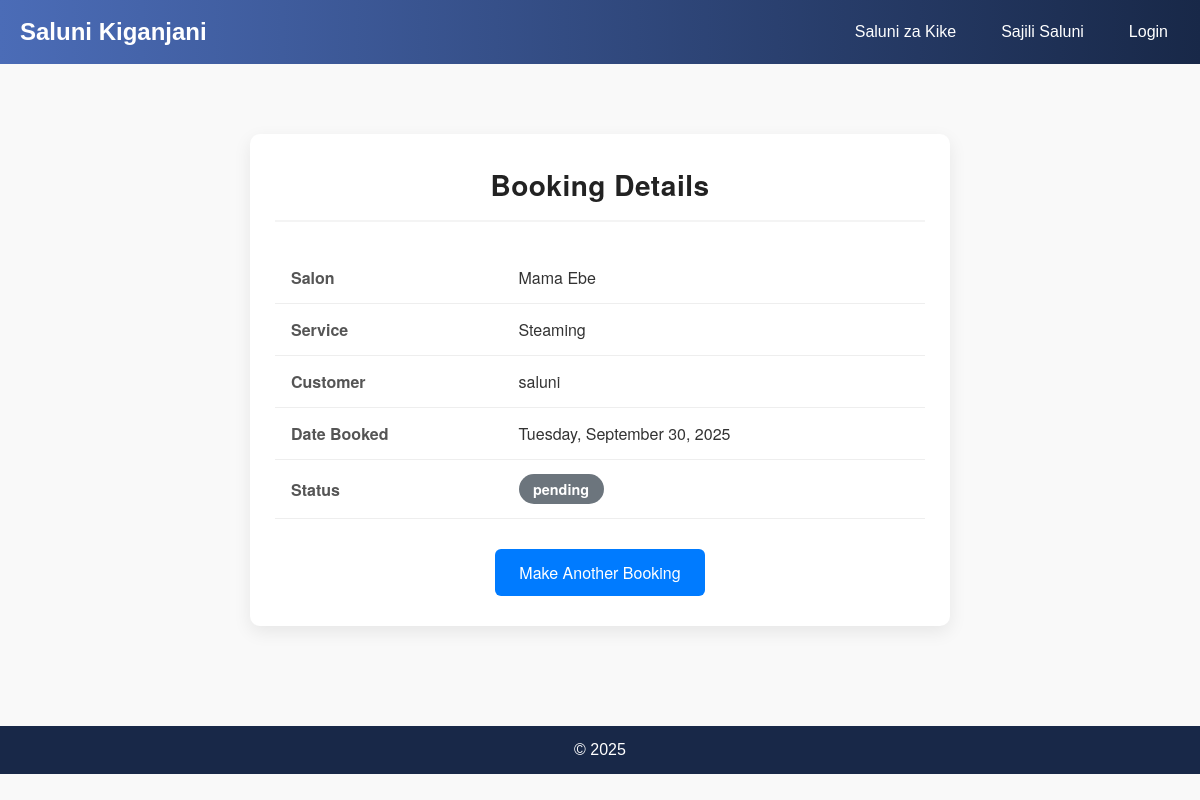
Screenshot of /3/ with the database file from the repository.
### saluni_kike/models.py (models this page shows, shortened)
class Booking(models.Model):
    STATUS_CHOICES = [
        ('pending', 'Pending'),
        ('confirmed', 'Confirmed'),
        ('completed', 'Completed'),
        ('cancelled', 'Cancelled'),
        ('no_show', 'No-show'),
    ]
    customer = models.ForeignKey(Customer, related_name='bookings', on_delete=models.CASCADE)
    salon = models.ForeignKey(Salon, related_name='bookings', on_delete=models.CASCADE)
    service = models.ForeignKey(Service, related_name='bookings', on_delete=models.CASCADE)
    stylist = models.ForeignKey(Stylist, related_name='bookings', on_delete=models.SET_NULL, null=True, blank=True)
    start_datetime = models.DateTimeField()
    end_datetime = models.DateTimeField()
    status = models.CharField(max_length=20, choices=STATUS_CHOICES, default='pending')
    created_at = models.DateTimeField(auto_now_add=True)
    updated_at = models.DateTimeField(auto_now=True)
    notes = models.TextField(blank=True)
    class Meta:
        indexes = [models.Index(fields=['salon', 'start_datetime']), models.Index(fields=['customer', 'start_datetime'])]
        ordering = ['-start_datetime']

class Salon(models.Model):
    name = models.CharField(max_length=200)
    description = models.TextField(blank=True)
    address = models.CharField(max_length=300)
    region = models.CharField(max_length=100)
    district = models.CharField(max_length=100)
    street = models.CharField(max_length=200)
    latitude = models.DecimalField(max_digits=9, decimal_places=6, blank=True, null=True)
    longitude = models.DecimalField(max_digits=9, decimal_places=6, blank=True, null=True)
    phone = models.CharField(validators=[PHONE_REGEX], max_length=16, blank=True, null=True)
    email = models.EmailField(blank=True, null=True)
    website = models.URLField(blank=True, null=True)
    facebook = models.URLField(blank=True, null=True)   # Facebook link
    instagram = models.URLField(blank=True, null=True)  # Instagram link
    opening_hours = models.JSONField(blank=True, null=True)
    created_at = models.DateTimeField(auto_now_add=True)
    updated_at = models.DateTimeField(auto_now=True)
    class Meta:
        ordering = ['name']

class Service(models.Model):
    salon = models.ForeignKey(Salon, related_name='services', on_delete=models.CASCADE)
    name = models.CharField(max_length=150)
    description = models.TextField(blank=True)
    price = models.DecimalField(max_digits=10, decimal_places=2, validators=[MinValueValidator(0)])
    duration_minutes = models.PositiveIntegerField(default=30)
    active = models.BooleanField(default=True)
    class Meta:
        unique_together = ('salon', 'name')
        ordering = ['salon', 'name']

class Customer(AbstractUser):
    phone = models.CharField(validators=[PHONE_REGEX], max_length=16, blank=True, null=True)
    is_phone_verified = models.BooleanField(default=False)
    profile_image = models.URLField(blank=True, null=True)

### saluni_kike/views.py (the view)
# urls.py: path('<int:booking_id>/', views.booking_detail, name='booking_detail'),
def booking_detail(request, booking_id):
    booking = get_object_or_404(Booking, id=booking_id)
    return render(request, 'saluni_kike/booking_detail.html', {'booking': booking})

### saluni_kike/templates/saluni_kike/booking_detail.html (shortened to what this page needs)
{% extends "base.html" %}
{% block content %}
<div class="booking-container">
  <h1>Booking Details</h1>
  <table class="details-table">
    <tbody>
      <tr>
        <th>Salon</th>
        <td>{{ booking.salon.name }}</td>
      </tr>
      <tr>
        <th>Service</th>
        <td>{{ booking.service.name }}</td>
      </tr>
      <tr>
        <th>Customer</th>
        <td>{{ booking.customer.get_full_name|default:booking.customer.username }}</td>
      </tr>
      <tr>
        <th>Date Booked</th>
        <td>{{ booking.created_at|date:"l, F j, Y" }}</td>
      </tr>
      <tr>
        <th>Status</th>
        <td>
          {% if booking.status == 'Confirmed' %}
            <span class="status-badge status-confirmed">{{ booking.status }}</span>
          {% elif booking.status == 'Pending' %}
            <span class="status-badge status-pending">{{ booking.status }}</span>
          {% elif booking.status == 'Cancelled' %}
            <span class="status-badge status-cancelled">{{ booking.status }}</span>
          {% else %}
            <span class="status-badge status-default">{{ booking.status }}</span>
          {% endif %}
        </td>
      </tr>
    </tbody>
  </table>
  <div class="actions">
    <a href="{% url 'create_booking' salon_id=booking.salon.id %}" class="btn-primary">Make Another Booking</a>
  </div>
</div>
{% endblock %}

### saluni_kike/templates/base.html (style rules this page uses)
* { margin:0; padding:0; box-sizing:border-box; }
body { font-family: 'Mulish', sans-serif; background:#f9f9f9; color:#333; }

### saluni_kike/templates/saluni_kike/booking_detail.html (style rules this page uses)
.booking-container { max-width: 700px; margin: 50px auto; padding: 30px 25px; background-color: #ffffff; border-radius: 10px; box-shadow: 0 6px 18px rgba(0, 0, 0, 0.08); font-family: 'Helvetica Neue', Arial, sans-serif; transition: transform 0.2s; }
.booking-container h1 { color: #222; text-align: center; margin-bottom: 30px; font-size: 28px; border-bottom: 2px solid #f4f4f4; padding-bottom: 15px; letter-spacing: 0.5px; }
.details-table { width: 100%; border-collapse: collapse; margin-bottom: 30px; }
.details-table th, .details-table td { padding: 14px 16px; text-align: left; border-bottom: 1px solid #eee; vertical-align: middle; }
.details-table th { font-weight: 600; color: #555; width: 35%; }
.status-badge { padding: 5px 14px; border-radius: 15px; font-weight: 600; font-size: 0.9em; display: inline-block; min-width: 85px; text-align: center; }
.status-default { background-color: #6c757d; color: #fff; }
.actions { text-align: center; margin-top: 25px; }
.btn-primary { display: inline-block; padding: 12px 24px; background-color: #007bff; color: #fff; font-weight: 500; text-decoration: none; border-radius: 6px; transition: all 0.3s ease; }

### rows the page displays
Booking: salon.name "Mama Ebe", service.name "Steaming", customer.get_full_name "saluni", created_at "Tuesday, September 30, 2025", status "pending"

### other values shown
{{ year|default:2025 }} "2025"
